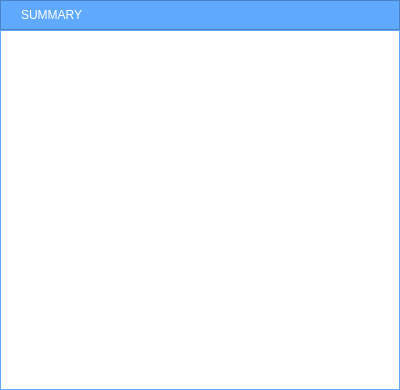
<?xml version="1.0" encoding="UTF-8"?>
<ui version="4.0">
 <class>SummaryWindow</class>
 <widget class="QWidget" name="SummaryWindow">
  <property name="geometry">
   <rect>
    <x>0</x>
    <y>0</y>
    <width>400</width>
    <height>390</height>
   </rect>
  </property>
  <property name="windowTitle">
   <string>Form</string>
  </property>
  <property name="styleSheet">
   <string notr="true">QLabel{
color : rgb(255,255,255);
background-color: rgb(95, 170, 255);
}
QPushButton{
border : 0;
color: rgb(255, 255, 255);
background:rgba(0,0,0,0);
font: 600 16pt &quot;Segoe UI&quot;;
}
QPushButton::hover{
	color: rgb(255, 121, 43);
}</string>
  </property>
  <layout class="QVBoxLayout" name="verticalLayout" stretch="0,1">
   <property name="spacing">
    <number>0</number>
   </property>
   <property name="leftMargin">
    <number>0</number>
   </property>
   <property name="topMargin">
    <number>0</number>
   </property>
   <property name="rightMargin">
    <number>0</number>
   </property>
   <property name="bottomMargin">
    <number>0</number>
   </property>
   <item>
    <widget class="QFrame" name="frame">
     <property name="minimumSize">
      <size>
       <width>0</width>
       <height>30</height>
      </size>
     </property>
     <property name="styleSheet">
      <string notr="true">background-color: rgb(95, 170, 255);</string>
     </property>
     <property name="frameShape">
      <enum>QFrame::StyledPanel</enum>
     </property>
     <property name="frameShadow">
      <enum>QFrame::Raised</enum>
     </property>
     <layout class="QHBoxLayout" name="horizontalLayout">
      <property name="spacing">
       <number>0</number>
      </property>
      <property name="leftMargin">
       <number>0</number>
      </property>
      <property name="topMargin">
       <number>0</number>
      </property>
      <property name="rightMargin">
       <number>0</number>
      </property>
      <property name="bottomMargin">
       <number>0</number>
      </property>
      <item>
       <spacer name="horizontalSpacer_2">
        <property name="orientation">
         <enum>Qt::Horizontal</enum>
        </property>
        <property name="sizeType">
         <enum>QSizePolicy::Fixed</enum>
        </property>
        <property name="sizeHint" stdset="0">
         <size>
          <width>20</width>
          <height>20</height>
         </size>
        </property>
       </spacer>
      </item>
      <item>
       <widget class="QLabel" name="label">
        <property name="styleSheet">
         <string notr="true">font: 75 12pt &quot;MS Shell Dlg 2&quot;;</string>
        </property>
        <property name="text">
         <string>SUMMARY</string>
        </property>
       </widget>
      </item>
      <item>
       <spacer name="horizontalSpacer">
        <property name="orientation">
         <enum>Qt::Horizontal</enum>
        </property>
        <property name="sizeHint" stdset="0">
         <size>
          <width>346</width>
          <height>20</height>
         </size>
        </property>
       </spacer>
      </item>
     </layout>
    </widget>
   </item>
   <item>
    <widget class="QFrame" name="frame_2">
     <property name="styleSheet">
      <string notr="true">QWidget#frame_2{
border : 1px solid rgb(95, 170, 255);
}</string>
     </property>
     <property name="frameShape">
      <enum>QFrame::StyledPanel</enum>
     </property>
     <property name="frameShadow">
      <enum>QFrame::Raised</enum>
     </property>
     <layout class="QVBoxLayout" name="verticalLayout_2" stretch="0">
      <property name="spacing">
       <number>0</number>
      </property>
      <property name="leftMargin">
       <number>0</number>
      </property>
      <property name="topMargin">
       <number>0</number>
      </property>
      <property name="rightMargin">
       <number>0</number>
      </property>
      <property name="bottomMargin">
       <number>0</number>
      </property>
      <item>
       <widget class="QTableView" name="tbv_summary">
        <property name="styleSheet">
         <string notr="true">border:0;</string>
        </property>
        <property name="sizeAdjustPolicy">
         <enum>QAbstractScrollArea::AdjustToContents</enum>
        </property>
        <attribute name="horizontalHeaderMinimumSectionSize">
         <number>150</number>
        </attribute>
        <attribute name="horizontalHeaderHighlightSections">
         <bool>true</bool>
        </attribute>
        <attribute name="horizontalHeaderStretchLastSection">
         <bool>true</bool>
        </attribute>
        <attribute name="verticalHeaderVisible">
         <bool>false</bool>
        </attribute>
        <attribute name="verticalHeaderCascadingSectionResizes">
         <bool>true</bool>
        </attribute>
       </widget>
      </item>
     </layout>
    </widget>
   </item>
  </layout>
 </widget>
 <resources/>
 <connections/>
</ui>
